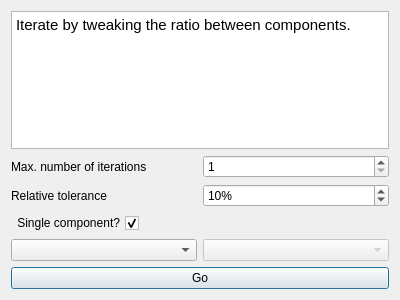
<?xml version="1.0" encoding="UTF-8"?>
<ui version="4.0">
 <class>Dialog</class>
 <widget class="QDialog" name="Dialog">
  <property name="geometry">
   <rect>
    <x>0</x>
    <y>0</y>
    <width>400</width>
    <height>300</height>
   </rect>
  </property>
  <property name="windowTitle">
   <string>Iterate by Composition</string>
  </property>
  <layout class="QVBoxLayout" name="verticalLayout">
   <item>
    <widget class="QTextBrowser" name="textBrowser_4">
     <property name="html">
      <string>&lt;!DOCTYPE HTML PUBLIC &quot;-//W3C//DTD HTML 4.0//EN&quot; &quot;http://www.w3.org/TR/REC-html40/strict.dtd&quot;&gt;
&lt;html&gt;&lt;head&gt;&lt;meta name=&quot;qrichtext&quot; content=&quot;1&quot; /&gt;&lt;style type=&quot;text/css&quot;&gt;
p, li { white-space: pre-wrap; }
&lt;/style&gt;&lt;/head&gt;&lt;body style=&quot; font-family:'.AppleSystemUIFont'; font-size:13pt; font-weight:400; font-style:normal;&quot;&gt;
&lt;p style=&quot; margin-top:0px; margin-bottom:0px; margin-left:0px; margin-right:0px; -qt-block-indent:0; text-indent:0px;&quot;&gt;&lt;span style=&quot; font-family:'Ubuntu'; font-size:11pt;&quot;&gt;Iterate by tweaking the ratio between components.&lt;/span&gt;&lt;/p&gt;&lt;/body&gt;&lt;/html&gt;</string>
     </property>
    </widget>
   </item>
   <item>
    <layout class="QHBoxLayout" name="horizontalLayout_4">
     <item>
      <widget class="QLabel" name="label_7">
       <property name="text">
        <string>Max. number of iterations</string>
       </property>
      </widget>
     </item>
     <item>
      <widget class="QSpinBox" name="numberIterationsSpinBox">
       <property name="minimum">
        <number>1</number>
       </property>
      </widget>
     </item>
    </layout>
   </item>
   <item>
    <layout class="QHBoxLayout" name="horizontalLayout_5">
     <item>
      <widget class="QLabel" name="label_9">
       <property name="text">
        <string>Relative tolerance</string>
       </property>
      </widget>
     </item>
     <item>
      <widget class="QSpinBox" name="compositionToleranceSpinBox">
       <property name="suffix">
        <string>%</string>
       </property>
       <property name="value">
        <number>10</number>
       </property>
      </widget>
     </item>
    </layout>
   </item>
   <item>
    <layout class="QHBoxLayout" name="horizontalLayout_7">
     <item>
      <widget class="QCheckBox" name="singleComponentCheckBox">
       <property name="layoutDirection">
        <enum>Qt::RightToLeft</enum>
       </property>
       <property name="text">
        <string>Single component?</string>
       </property>
       <property name="checked">
        <bool>true</bool>
       </property>
       <property name="tristate">
        <bool>false</bool>
       </property>
      </widget>
     </item>
     <item>
      <spacer name="horizontalSpacer">
       <property name="orientation">
        <enum>Qt::Horizontal</enum>
       </property>
       <property name="sizeHint" stdset="0">
        <size>
         <width>40</width>
         <height>20</height>
        </size>
       </property>
      </spacer>
     </item>
    </layout>
   </item>
   <item>
    <spacer name="verticalSpacer_4">
     <property name="orientation">
      <enum>Qt::Vertical</enum>
     </property>
     <property name="sizeHint" stdset="0">
      <size>
       <width>20</width>
       <height>40</height>
      </size>
     </property>
    </spacer>
   </item>
   <item>
    <layout class="QHBoxLayout" name="horizontalLayout_6">
     <item>
      <widget class="QComboBox" name="firstComponentComboBox"/>
     </item>
     <item>
      <widget class="QComboBox" name="secondComponentComboBox">
       <property name="enabled">
        <bool>false</bool>
       </property>
      </widget>
     </item>
    </layout>
   </item>
   <item>
    <widget class="QPushButton" name="iterateButton">
     <property name="text">
      <string>Go</string>
     </property>
    </widget>
   </item>
  </layout>
 </widget>
 <resources/>
 <connections/>
</ui>
